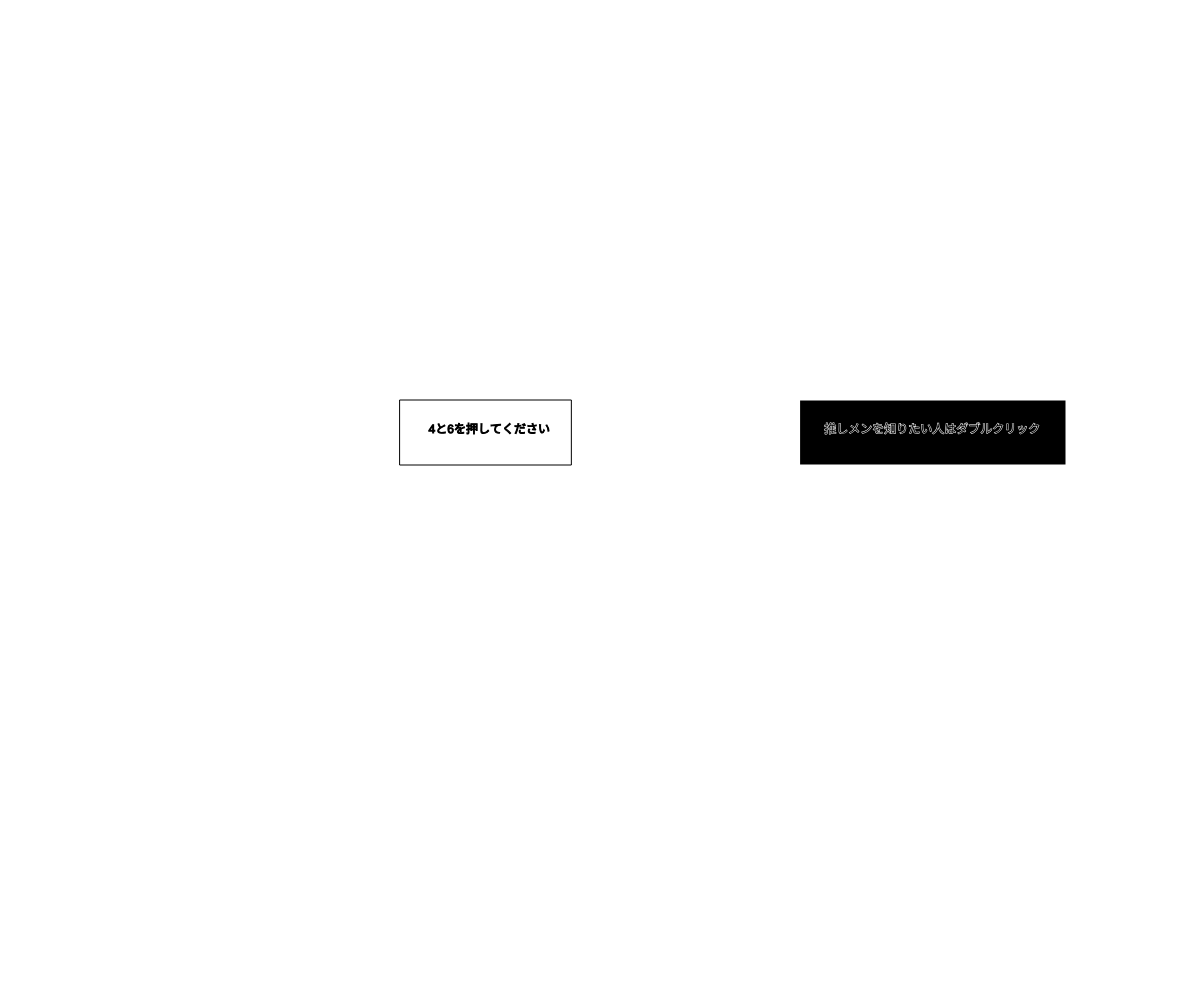
Frame 1 (no input)
Frame 60 (no input): identical to frame 1, image omitted
Frame 120 (the mouse pressed at the canvas centre since frame 60): identical to frame 1, image omitted

The p5.js sketch that drew this single still picture (run headless with seeded random() and noise() and a simulated clock; from frame 60 on, the mouse is pressed at the canvas centre):

// p5.js sketch
// ── sketch.js
// 最終課題を制作しよう

function setup(){
  createCanvas(windowWidth, windowHeight);
  background(255);
  balloon("4と6を押してください",400,400);
  comment("推しメンを知りたい人はダブルクリック",800,400);
}


function windowResized(){
  resizeCanvas(windowWidth, windowHeight);
}

  function balloon(t,x,y){

  let w = textWidth(t);
  let h = textAscent() + textDescent();
  let a = w+50;
  let b = h+50;
  stroke(0);
  rect( x , y , a, b );
  fill(0);
  text(t, x+a/6, y+b/2 );
}
function comment(t,x,y){
let w = textWidth(t);
let h = textAscent() + textDescent();
let a = w+50;
let b = h+50;
stroke(255);
rect( x , y , a, b );
fill(0);
text(t, x+a/6-20, y+b/2 );
}
let n;
let m;
let l;
let u;
  function draw() {

  strokeWeight(4);
  stroke(255);
  fill(136,72,152);
  triangle(12*n*m,120*n*m,116*n*m,120*n*m,116*n*m,10*n*m);

  fill(255);
  triangle(3*n*m,112*n*m,109*n*m,112*n*m,108*n*m,4*n*m);

  stroke(255,219,237);
  fill(255);
  triangle(0,108*n*m,106*n*m,108*n*m,106*n*m,0);

strokeWeight(0.1)
  fill(255,219,237);
  textFont("MS PMINCHO")
  textSize(33*n*m)
  text("櫻坂",45*n*m,150*n*m)

  fill(255,219,237);
  textSize(32*n*m);
  textFont("serif");
  text("46", 68*n*m, 100*n*m);

  fill(255,96,208);
  textSize(120);
  textFont("MS PMINCHO");
  text("小池美波!!", -200*u, 200);

fill(0,116,201);
  textSize(120);
  textFont("MS PMINCHO");
  text("小林",-200*u,700);

fill(238,236,115);
  textSize(120);
  textFont("MS PMINCHO");
  text("由依!!",-280*u,700);

}



function keyPressed(){
  if(key == "4"){n=-3;
  }
  else if(key=="6"){m=-1;
  }
  else {n=0
  }
}

function doubleClicked(){
u=-3;
}
